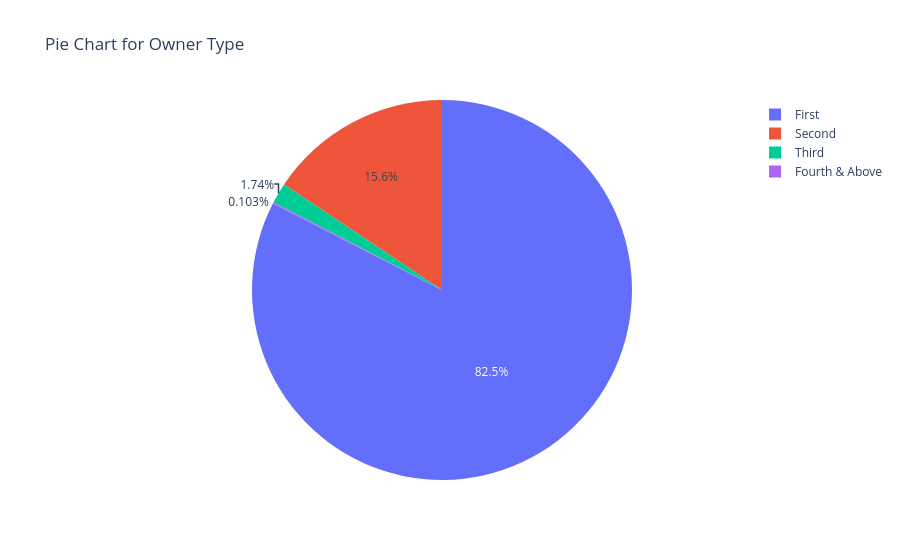

Notebook source saved alongside this figure:
### Code cell
fig = px.pie(df_rm, names="Owner_Type", title="Pie Chart for Owner Type" )
fig.show()

### Figure 1 — Plotly figure (JSON) as saved in the notebook; plotly's stock layout.template omitted (floating-point values rounded to 4 significant figures; data arrays with more than 128 entries replaced by an {"elided": "..."} marker saying what was removed)
{"data": [{"domain": {"x": [0, 1], "y": [0, 1]}, "hovertemplate": "Owner_Type=%{label}<extra></extra>", "labels": {"elided": "5817 str values"}, "legendgroup": "", "name": "", "showlegend": true, "type": "pie"}], "layout": {"legend": {"tracegroupgap": 0}, "title": {"text": "Pie Chart for Owner Type"}}}
